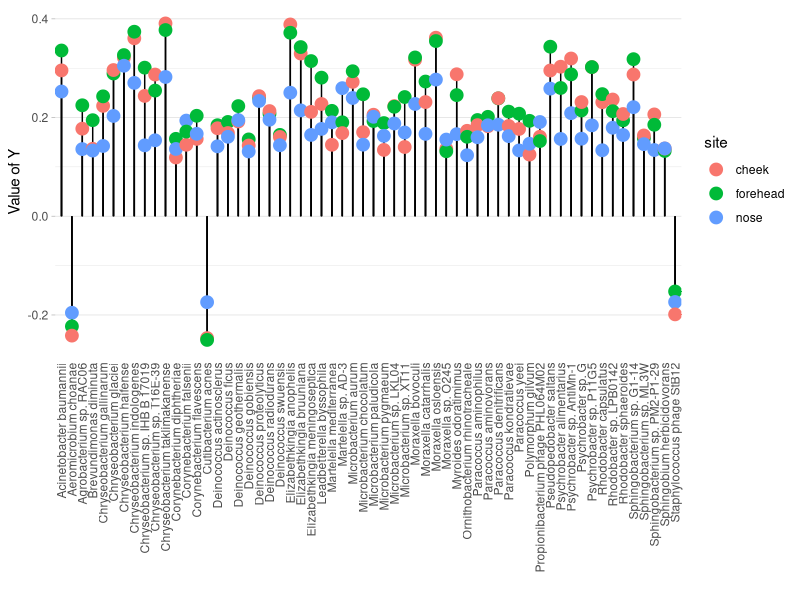

The R source for this figure:
data1 = read.table("filter_data.txt",sep = "\t",check.names = F,stringsAsFactors = F,
                   header = T,row.names = 1)
library(ggplot2)
ggplot(data1, aes(x=name, y=estimate)) +
  geom_segment( aes(x=name, xend=name, y=0, yend=estimate)) +
  geom_point( aes(color = site), size=4) +
  theme_light() +
  theme(
    panel.grid.major.x = element_blank(),
    panel.border = element_blank(),
    axis.ticks.x = element_blank()
  ) +
  xlab("") +
  ylab("Value of Y")+
  theme(axis.text.x = element_text(angle = 90, hjust = 1, vjust = 0.5))
